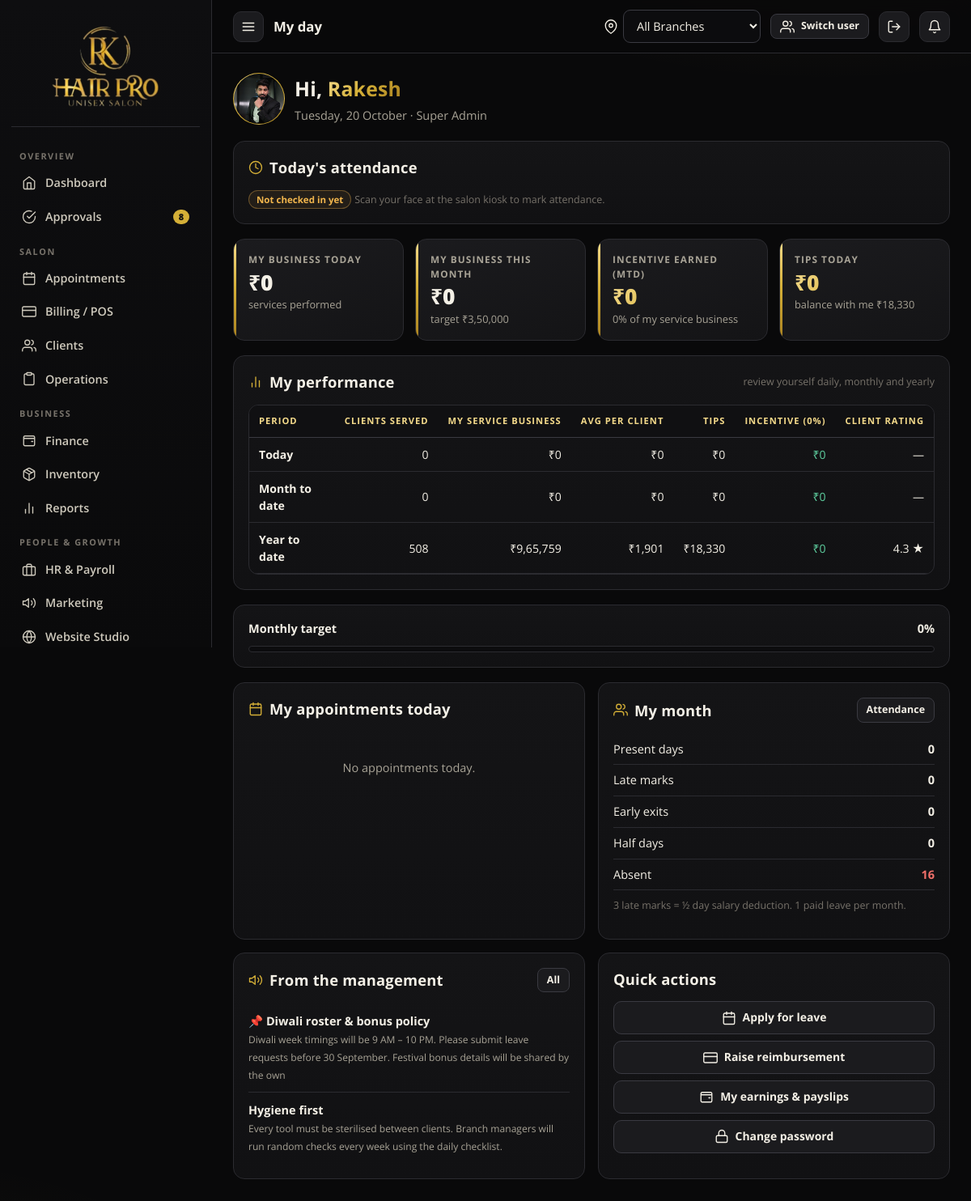
Page /me/ (signed in) on the committed database.
### rkhp/models.py (models this page shows, shortened)
class Employee(UserMixin, db.Model):
    id = db.Column(db.Integer, primary_key=True)
    name = db.Column(db.String(100), nullable=False)
    mobile = db.Column(db.String(15), unique=True, nullable=False)   # login id
    password_hash = db.Column(db.String(200))
    role = db.Column(db.String(20), default="stylist")
    designation = db.Column(db.String(80))
    branch_id = db.Column(db.Integer, db.ForeignKey("branch.id"))       # access scope (None = all branches)
    home_branch_id = db.Column(db.Integer, db.ForeignKey("branch.id"))  # where they normally work
    reports_to_id = db.Column(db.Integer, db.ForeignKey("employee.id"))
    active = db.Column(db.Boolean, default=True)
    login_blocked = db.Column(db.Boolean, default=False)
    perms = db.Column(db.String(200))            # comma list; None => role defaults
    takes_appointments = db.Column(db.Boolean, default=False)
    public_visible = db.Column(db.Boolean, default=True)   # shown on online booking page
    bio = db.Column(db.String(240))
    salary = db.Column(db.Float, default=18000)
    commission_pct = db.Column(db.Float, default=10)
    monthly_target = db.Column(db.Float, default=0)
    weekly_off = db.Column(db.Integer, default=0)          # Monday=0 .. Sunday=6
    shift_start = db.Column(db.String(5), default="10:00")
    shift_end = db.Column(db.String(5), default="21:00")
    tip_mode = db.Column(db.String(10), default="daily")   # daily | salary
    joined_on = db.Column(db.Date, default=date.today)
    dob = db.Column(db.Date)
    email = db.Column(db.String(120))
    address = db.Column(db.String(240))
    aadhaar = db.Column(db.String(20))
    pan = db.Column(db.String(12))
    emergency_name = db.Column(db.String(80))
    emergency_phone = db.Column(db.String(15))
    bank_name = db.Column(db.String(80))
    bank_account = db.Column(db.String(30))
    ifsc = db.Column(db.String(15))
    upi_id = db.Column(db.String(60))
    photo = db.Column(db.String(200))
    face_photo = db.Column(db.String(200))
    aadhaar_doc = db.Column(db.String(200))
    pan_doc = db.Column(db.String(200))
    created_at = db.Column(db.DateTime, default=now)
    branch = db.relationship("Branch", foreign_keys=[branch_id])
    home_branch = db.relationship("Branch", foreign_keys=[home_branch_id])
    manager = db.relationship("Employee", remote_side=[id], foreign_keys=[reports_to_id])
    @property
    def is_active(self):       # Flask-Login
        return bool(self.active) and not self.login_blocked
    @property
    def is_super(self):
        return self.role == "super_admin"
    @property
    def role_label(self):
        return ROLE_LABEL.get(self.role, self.role)
    @property
    def perm_set(self):
        if self.is_super:
            return set(ALL_PERMS)
        if self.perms is None:
            return set(DEFAULT_PERMS.get(self.role, []))
        return {p for p in self.perms.split(",") if p}
    def has_perm(self, p):
        return p in self.perm_set
    @property
    def is_manager(self):
        return self.role in ("super_admin", "branch_admin")

class Announcement(db.Model):
    id = db.Column(db.Integer, primary_key=True)
    title = db.Column(db.String(120), nullable=False)
    body = db.Column(db.Text)
    branch_id = db.Column(db.Integer, db.ForeignKey("branch.id"))    # None = everyone
    pinned = db.Column(db.Boolean, default=False)
    created_by_id = db.Column(db.Integer, db.ForeignKey("employee.id"))
    created_at = db.Column(db.DateTime, default=now)
    branch = db.relationship("Branch")
    created_by = db.relationship("Employee")

### rkhp/routes/portal.py (the view)
@bp.route("/")
@login_required
def home():
    u = current_user
    today = date.today()
    att = Attendance.query.filter_by(employee_id=u.id, date=today).first()
    m1 = today.replace(day=1)
    s = pr.attendance_summary(u, m1, today)
    rev_day, rev_mtd = pr.service_revenue(u.id, today, today), pr.service_revenue(u.id, m1, today)
    tips_bal = fin.tip_balance(u.id)
    tips_today = float(db.session.query(db.func.coalesce(db.func.sum(InvoiceTip.amount), 0)).join(Invoice, Invoice.id == InvoiceTip.invoice_id)
                       .filter(InvoiceTip.employee_id == u.id, Invoice.date == today, Invoice.status != "void").scalar() or 0)
    start = datetime.combine(today, datetime.min.time())
    my_appts = Appointment.query.filter(Appointment.employee_id == u.id, Appointment.start_dt >= start, Appointment.start_dt < start + timedelta(days=1)).order_by(Appointment.start_dt).all()
    later = Appointment.query.filter(Appointment.employee_id == u.id, Appointment.start_dt >= start + timedelta(days=1), Appointment.start_dt < start + timedelta(days=8),
                                     Appointment.status.in_(("booked", "confirmed"))).order_by(Appointment.start_dt).limit(8).all()
    news = Announcement.query.filter((Announcement.branch_id == u.branch_id) | (Announcement.branch_id.is_(None))).order_by(Announcement.pinned.desc(), Announcement.created_at.desc()).limit(3).all()
    inc = round(rev_mtd * (u.commission_pct or 0) / 100, 2)
    perf = []
    for label, a, b in (("Today", today, today), ("Month to date", m1, today), ("Year to date", fy_start(today), today)):
        rev = pr.service_revenue(u.id, a, b)
        bills = (db.session.query(db.func.count(db.func.distinct(InvoiceItem.invoice_id))).join(Invoice, Invoice.id == InvoiceItem.invoice_id)
                 .filter(InvoiceItem.employee_id == u.id, InvoiceItem.kind == "service", Invoice.status != "void", Invoice.date.between(a, b)).scalar() or 0)
        tips = float(db.session.query(db.func.coalesce(db.func.sum(InvoiceTip.amount), 0)).join(Invoice, Invoice.id == InvoiceTip.invoice_id)
                     .filter(InvoiceTip.employee_id == u.id, Invoice.status != "void", Invoice.date.between(a, b)).scalar() or 0)
        rating = (db.session.query(db.func.avg(Feedback.rating)).filter(Feedback.employee_id == u.id, Feedback.rating.isnot(None),
                                                                       db.func.date(Feedback.submitted_at).between(a, b)).scalar())
        perf.append(dict(label=label, rev=rev, bills=bills, avg=round(rev / bills) if bills else 0, tips=tips, inc=round(rev * (u.commission_pct or 0) / 100, 2), rating=round(rating, 1) if rating else None))
    return render_template("portal/home.html", att=att, s=s, rev_day=rev_day, rev_mtd=rev_mtd, tips_bal=tips_bal, tips_today=tips_today, my_appts=my_appts, later=later, news=news,
                           inc=inc, today=today, perf=perf, page_title="My day")

### rkhp/__init__.py (called while the page is built)
def unread():
    from .models import Notification
    return Notification.query.filter_by(employee_id=current_user.id, is_read=False).count()

### rkhp/helpers.py (called while the page is built)
def setting(key, default=None):
    row = db.session.get(Setting, key)
    if row is not None and row.value is not None:
        return row.value
    return DEFAULT_SETTINGS.get(key, default)

def setting_num(key, default=0):
    try:
        return float(setting(key, default))
    except (TypeError, ValueError):
        return float(default)

def inr(v, dec=None, sym=True):
    try:
        v = float(v or 0)
    except (TypeError, ValueError):
        v = 0.0
    neg = v < 0
    v = abs(v)
    if dec is None:      # paise only where they matter (small amounts); big totals show whole rupees
        dec = 2 if abs(v - round(v)) > 0.004 and v < 10000 else 0
    s = f"{v:.{dec}f}"
    whole, _, frac = s.partition(".")
    if len(whole) > 3:
        head, tail = whole[:-3], whole[-3:]
        head = re.sub(r"(\d)(?=(\d\d)+$)", r"\1,", head)
        whole = head + "," + tail
    out = whole + ("." + frac if frac else "")
    return ("-" if neg else "") + ("₹" if sym else "") + out

def fmt_date(d, fmt="%d %b %Y"):
    if not d:
        return "—"
    return d.strftime(fmt)

def fy_start(d=None):
    d = d or date.today()
    m = int(setting_num("fy_start_month", 4))
    return date(d.year if d.month >= m else d.year - 1, m, 1)

def daterange(d1, d2):
    d = d1
    while d <= d2:
        yield d
        d += timedelta(days=1)

def all_branches():
    return Branch.query.filter_by(active=True).order_by(Branch.id).all()

def scope_ids():
    if current_user.is_authenticated and current_user.branch_id:
        return [current_user.branch_id]
    sel = session.get("branch_id", 0)
    if sel:
        return [int(sel)]
    return [b.id for b in all_branches()]

def active_branch():
    ids = scope_ids()
    if len(ids) == 1 and (current_user.branch_id or session.get("branch_id")):
        return db.session.get(Branch, ids[0])
    return None

### rkhp/logic/finance.py (called while the page is built)
def _signed(nature):
    pos = "in" if nature in INCOME_NATURES else "out"
    return case((Transaction.kind == pos, Transaction.amount), else_=-Transaction.amount)

def _full_scope(branch_ids):
    return set(branch_ids) >= {b.id for b in all_branches()}

def tx_scope(q, branch_ids):
    if _full_scope(branch_ids):
        return q
    return q.filter(Transaction.branch_id.in_(branch_ids))

### rkhp/templates/portal/home.html (shortened to what this page needs)
{% extends 'base.html' %}
{% block content %}
<div class="page-h"><div class="row">{{ ui.avatar(current_user, 'lg') }}<div><h1>Hi, <span class="gold-text"></span></h1><p>{{ today|dfmt('%A, %d %B') }} · {{ current_user.role_label }}</p></div></div></div>
<div class="card mb"><div class="card-h"><h2>{{ ui.icon('clock') }} Today's attendance</h2></div>
  {% if att and att.check_in %}<div class="row"><span class="badge ok">Checked in {{ att.check_in|tfmt }}</span>{% if att.late_min %}<span class="badge warn">Late by {{ att.late_min }} min</span>{% endif %}{% if att.check_out %}<span class="badge info">Checked out {{ att.check_out|tfmt }}</span>{% endif %}<span class="muted">Marked by {{ att.method }}</span></div>
  {% elif today.weekday() == current_user.weekly_off %}<span class="badge">Your weekly off today 🌴</span>
  {% else %}<span class="badge warn">Not checked in yet</span> <span class="hint">Scan your face at the salon kiosk to mark attendance.</span>{% endif %}</div>
<div class="kpi-grid mb">
  {{ ui.kpi("My business today", rev_day|inr, 'services performed', plain=True) }}{{ ui.kpi('My business this month', rev_mtd|inr, ('target ' + current_user.monthly_target|inr) if current_user.monthly_target else '', plain=True) }}
  {{ ui.kpi('Incentive earned (MTD)', inc|inr, '%g'|format(current_user.commission_pct) + '% of my service business', href=url_for('me.earnings')) }}
  {{ ui.kpi('Tips today', tips_today|inr, 'balance with me ' + tips_bal|inr, href=url_for('me.earnings')) }}
</div>
<div class="card mb"><div class="card-h"><h2>{{ ui.icon('chart') }} My performance</h2><span class="hint">review yourself daily, monthly and yearly</span></div>
  <div class="table-wrap"><table class="tbl"><thead><tr><th>Period</th><th class="num">Clients served</th><th class="num">My service business</th><th class="num">Avg per client</th><th class="num">Tips</th><th class="num">Incentive ({{ '%g'|format(current_user.commission_pct) }}%)</th><th class="num">Client rating</th></tr></thead><tbody>
  {% for p in perf %}<tr><td><b>{{ p.label }}</b></td><td class="num">{{ p.bills }}</td><td class="num">{{ p.rev|inr }}</td><td class="num">{{ p.avg|inr }}</td><td class="num">{{ p.tips|inr }}</td><td class="num ok">{{ p.inc|inr }}</td><td class="num">{{ ('%.1f ★'|format(p.rating)) if p.rating else '—' }}</td></tr>{% endfor %}</tbody></table></div></div>
{% if current_user.monthly_target %}{% set pct = (rev_mtd / current_user.monthly_target * 100)|round|int %}<div class="card mb"><div class="row between"><b>Monthly target</b><b class="{{ 'ok' if pct >= 100 }}">{{ pct }}%</b></div><div class="progress mt-s {{ 'ok' if pct >= 100 }}"><i style="width:{{ [pct,100]|min }}%"></i></div></div>{% endif %}
<div class="grid g2">
  {% if current_user.takes_appointments or current_user.has_perm('appointments') %}
  <div class="card"><div class="card-h"><h2>{{ ui.icon('calendar') }} My appointments today</h2></div>
    {% for a in my_appts %}<div class="list-item"><b class="nowrap">{{ a.start_dt|tfmt }}</b><div class="grow">{{ a.client.name }}<br><small>{{ a.service_names }}</small></div>{{ ui.status(a.status) }}</div>{% else %}<div class="empty">No appointments today.</div>{% endfor %}
    </div>{% endif %}
  <div class="card"><div class="card-h"><h2>{{ ui.icon('users') }} My month</h2><a class="btn sm" href="{{ url_for('me.attendance') }}">Attendance</a></div>
    <div class="stat-row"><span>Present days</span><b>{{ s.present }}</b></div><div class="stat-row"><span>Late marks</span><b class="{{ 'warn' if s.late }}">{{ s.late }}</b></div><div class="stat-row"><span>Early exits</span><b>{{ s.early }}</b></div>
    <div class="stat-row"><span>Half days</span><b>{{ s.half }}</b></div><div class="stat-row"><span>Absent</span><b class="{{ 'bad' if s.absent }}">{{ s.absent }}</b></div>
    <p class="hint mt-s">3 late marks = ½ day salary deduction. 1 paid leave per month.</p></div>
  <div class="card"><div class="card-h"><h2>{{ ui.icon('megaphone') }} From the management</h2><a class="btn sm" href="{{ url_for('me.announcements') }}">All</a></div>
    {% for a in news %}<div class="list-item" style="align-items:flex-start"><div><b>{% if a.pinned %}📌 {% endif %}{{ a.title }}</b><br><small>{{ a.body[:140] }}</small></div></div>{% else %}<div class="empty">No announcements.</div>{% endfor %}</div>
  <div class="card"><div class="card-h"><h2>Quick actions</h2></div><div class="grid" style="gap:8px"><a class="btn block" href="{{ url_for('me.leave') }}">{{ ui.icon('calendar') }} Apply for leave</a><a class="btn block" href="{{ url_for('me.reimb') }}">{{ ui.icon('card') }} Raise reimbursement</a><a class="btn block" href="{{ url_for('me.earnings') }}">{{ ui.icon('wallet') }} My earnings & payslips</a><button class="btn block" data-modal="pwModal">{{ ui.icon('lock') }} Change password</button></div></div>
</div>
{% endblock %}

### rkhp/templates/_ui.html (shortened to what this page needs)
{% macro icon(name, cls='') %}<svg class="i {{ cls }}" viewBox="0 0 24 24" aria-hidden="true">{{ ICONS.get(name, ICONS['list'])|safe }}</svg>{% endmacro %}
{% macro kpi(label, value, sub='', href=None, plain=False) %}
{% if href %}<a class="kpi {{ 'plain' if plain }}" href="{{ href }}">{% else %}<div class="kpi {{ 'plain' if plain }}">{% endif %}
  <div class="lbl">{{ label }}</div><div class="val">{{ value }}</div>{% if sub %}<div class="sub">{{ sub|safe }}</div>{% endif %}
{% if href %}</a>{% else %}</div>{% endif %}
{% endmacro %}
{% macro avatar(e, cls='') %}<span class="avatar {{ cls }}">{% if e.photo %}<img src="{{ url_for('static', filename=e.photo) if e.photo.startswith('img/') else url_for('hr.files', name=e.photo) }}" alt="">{% else %}{{ e.initials }}{% endif %}</span>{% endmacro %}

### rkhp/static/css/public.css (style rules this page uses)
:root { --ivory:#f6eed9;--ivory-2:#ece0c0;--ink:#17130a;--ink-soft:#5b5236;--gold-ink:#8a6a12;--wa:#25d366 }
html { scroll-behavior:smooth }
a { transition:color .15s }

### rows in the picture
Employee: photo (picture), role_label "Super Admin", commission_pct "0"
Announcement: title "Diwali roster & bonus policy", body "Diwali week timings will be 9 AM – 10 PM. Please submit leave requests before 30 September. Festival bonus details will be shared by the own"
Announcement: title "Hygiene first", body "Every tool must be sterilised between clients. Branch managers will run random checks every week using the daily checklist."

### other values in the picture
{{ sec.title }} "OVERVIEW" "SALON" "BUSINESS" "PEOPLE & GROWTH"
{{ it.label }} "Dashboard" "Approvals" "Appointments" "Billing / POS" "Clients" "Operations" "Finance" "Inventory" "Reports" "HR & Payroll" "Marketing" "Website Studio"
{{ it.count }} "8"
{{ page_title|default('') }} "My day"
{{ today|dfmt('%A, %d %B') }} "Tuesday, 20 October"
{{ label }} "MY BUSINESS TODAY MY BUSINESS THIS MONTH INCENTIVE EARNED (MTD) TIPS TODAY"
{{ value }} "₹0 ₹0"
{{ sub|safe }} "services performed target ₹3,50,000 0% of my service business balance with me ₹18,330"
{{ p.label }} "Today" "Month to date" "Year to date"
{{ p.bills }} "0" "0" "508"
{{ p.rev|inr }} "₹0" "₹0" "₹9,65,759"
{{ p.avg|inr }} "₹0" "₹0" "₹1,901"
{{ p.tips|inr }} "₹0" "₹0" "₹18,330"
{{ p.inc|inr }} "₹0" "₹0" "₹0"
{{ ('%.1f ★'|format(p.rating)) if p.rating else '—' }} "—" "—" "4.3 ★"
